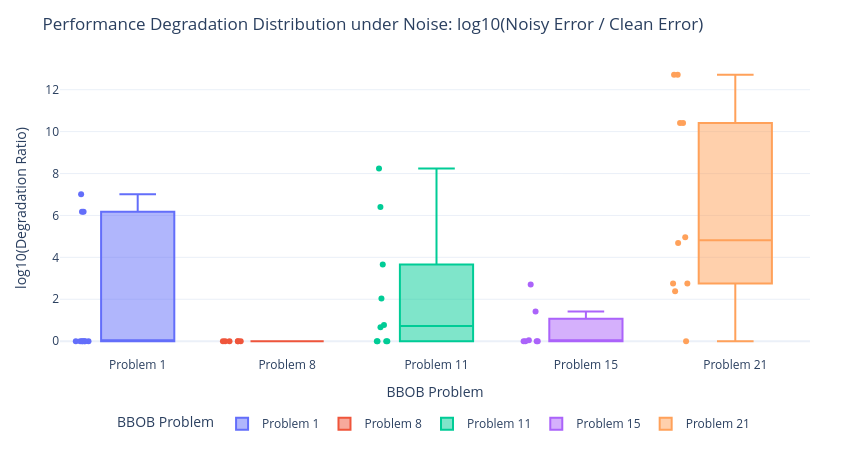

Source (notebook cell):
### Markdown cell above
## 8. Degradation Factor Distribution per Problem

### 🎯 Why we do this plot:
Quantifies the exact **error degradation multiplier** $(\text{Noisy Error} / \text{Clean Error})$ for each problem landscape to isolate which BBOB function types are most vulnerable.

### 📖 How to read it:
- **Y-axis**: $\log_{10}(\text{Degradation Ratio})$. A value of `3` means noise made the error $10^3 = 1,000\times$ worse; a value of `9` means $1,000,000,000\times$ worse.
- **Box & Points**: Shows the spread of degradation ratios across all matched runs for that problem.

### 💡 Key Takeaway:
Problem 1 suffers modest degradation ($\sim 1,000\times$), while Problems 8 and 11 suffer catastrophic degradation ($> 10^9\times$), proving that multimodal landscapes amplify noise sensitivity exponentially.

### Code cell
# Plot 8: Degradation Factor Box Plot per Problem
df_pairs['degradation_ratio'] = df_pairs.apply(
    lambda r: (r['best_final_error_noisy'] + 1e-12) / (r['best_final_error_clean'] + 1e-12), axis=1
)
df_pairs['log_degradation'] = np.log10(df_pairs['degradation_ratio'].clip(lower=1.0, upper=1e15))

fig_p8 = px.box(
    df_pairs,
    x='problem_label',
    y='log_degradation',
    color='problem_label',
    points='all',
    title='Performance Degradation Distribution under Noise: log10(Noisy Error / Clean Error)',
    labels={'problem_label': 'BBOB Problem', 'log_degradation': 'log10(Degradation Ratio)'}
)
apply_clean_layout(fig_p8, height=450, width=850)
fig_p8.show()

### Figure 1 — Plotly figure (JSON) as saved in the notebook; plotly's stock layout.template omitted (floating-point values rounded to 4 significant figures)
{"data": [{"alignmentgroup": "True", "boxpoints": "all", "hovertemplate": "BBOB Problem=%{x}<br>log10(Degradation Ratio)=%{y}<extra></extra>", "legendgroup": "Problem 1", "marker": {"color": "#636efa"}, "name": "Problem 1", "notched": false, "offsetgroup": "Problem 1", "orientation": "v", "showlegend": true, "type": "box", "x": ["Problem 1", "Problem 1", "Problem 1", "Problem 1", "Problem 1", "Problem 1", "Problem 1", "Problem 1", "Problem 1", "Problem 1"], "x0": " ", "xaxis": "x", "y": [0.0, 0.0, 0.0, 0.0, 0.0, 6.18, 0.0, 0.0, 6.18, 7.009], "y0": " ", "yaxis": "y"}, {"alignmentgroup": "True", "boxpoints": "all", "hovertemplate": "BBOB Problem=%{x}<br>log10(Degradation Ratio)=%{y}<extra></extra>", "legendgroup": "Problem 8", "marker": {"color": "#EF553B"}, "name": "Problem 8", "notched": false, "offsetgroup": "Problem 8", "orientation": "v", "showlegend": true, "type": "box", "x": ["Problem 8", "Problem 8", "Problem 8", "Problem 8", "Problem 8", "Problem 8", "Problem 8", "Problem 8", "Problem 8", "Problem 8"], "x0": " ", "xaxis": "x", "y": [0.0, 0.0, 0.0, NaN, NaN, NaN, 0.0, 0.0, 0.0, NaN], "y0": " ", "yaxis": "y"}, {"alignmentgroup": "True", "boxpoints": "all", "hovertemplate": "BBOB Problem=%{x}<br>log10(Degradation Ratio)=%{y}<extra></extra>", "legendgroup": "Problem 11", "marker": {"color": "#00cc96"}, "name": "Problem 11", "notched": false, "offsetgroup": "Problem 11", "orientation": "v", "showlegend": true, "type": "box", "x": ["Problem 11", "Problem 11", "Problem 11", "Problem 11", "Problem 11", "Problem 11", "Problem 11", "Problem 11", "Problem 11", "Problem 11"], "x0": " ", "xaxis": "x", "y": [0.0, 0.0, 0.7786, 0.6624, 3.657, 6.403, 0.0, 0.0, 2.035, 8.237], "y0": " ", "yaxis": "y"}, {"alignmentgroup": "True", "boxpoints": "all", "hovertemplate": "BBOB Problem=%{x}<br>log10(Degradation Ratio)=%{y}<extra></extra>", "legendgroup": "Problem 15", "marker": {"color": "#ab63fa"}, "name": "Problem 15", "notched": false, "offsetgroup": "Problem 15", "orientation": "v", "showlegend": true, "type": "box", "x": ["Problem 15", "Problem 15", "Problem 15", "Problem 15", "Problem 15", "Problem 15", "Problem 15", "Problem 15", "Problem 15", "Problem 15", "Problem 15", "Problem 15", "Problem 15", "Problem 15", "Problem 15", "Problem 15", "Problem 15"], "x0": " ", "xaxis": "x", "y": [NaN, 2.708, NaN, 0.0, NaN, 0.04568, NaN, 0.0, NaN, 1.417, NaN, 0.0, NaN, NaN, NaN, NaN, 0.0], "y0": " ", "yaxis": "y"}, {"alignmentgroup": "True", "boxpoints": "all", "hovertemplate": "BBOB Problem=%{x}<br>log10(Degradation Ratio)=%{y}<extra></extra>", "legendgroup": "Problem 21", "marker": {"color": "#FFA15A"}, "name": "Problem 21", "notched": false, "offsetgroup": "Problem 21", "orientation": "v", "showlegend": true, "type": "box", "x": ["Problem 21", "Problem 21", "Problem 21", "Problem 21", "Problem 21", "Problem 21", "Problem 21", "Problem 21", "Problem 21", "Problem 21"], "x0": " ", "xaxis": "x", "y": [2.75, 12.71, 10.41, 2.75, 12.71, 10.41, 0.0, 4.685, 2.387, 4.956], "y0": " ", "yaxis": "y"}], "layout": {"boxmode": "overlay", "height": 450, "legend": {"orientation": "h", "title": {"text": "BBOB Problem"}, "tracegroupgap": 0, "x": 0.5, "xanchor": "center", "y": -0.18, "yanchor": "top"}, "margin": {"b": 80, "l": 60, "r": 40, "t": 60}, "title": {"text": "Performance Degradation Distribution under Noise: log10(Noisy Error / Clean Error)"}, "width": 850, "xaxis": {"anchor": "y", "categoryarray": ["Problem 1", "Problem 8", "Problem 11", "Problem 15", "Problem 21"], "categoryorder": "array", "domain": [0, 1], "title": {"text": "BBOB Problem"}}, "yaxis": {"anchor": "x", "domain": [0, 1], "title": {"text": "log10(Degradation Ratio)"}}}}
